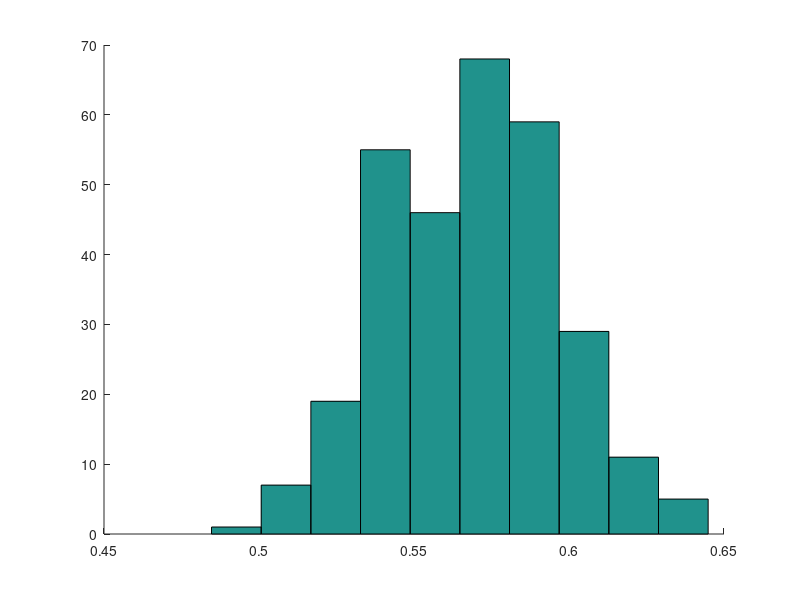

Write the MATLAB code that produced this figure. (Note: this script raises an error after producing the figure.)
%Asymmetri

%Simulering vanlig Brownsk, sannolikhet f??r olika asymmetrier d?? man m??ter p?? 193
%partiklar
clc;clf; clearvars
hold on
N_steps=1000; %Antal steg f??r varje partikel
N_trials=193; %antal partiklar
M_trials=300; %antal m??tserier med N_trials antal partiklar

Asym_mean_sim=zeros(M_trials,1);

for j=1:M_trials
    
Asym_sim_upper=zeros(N_trials,1); %F??r att ta medelv??rdet av senare i t??ljaren
Asym_sim_lower=zeros(N_trials,1); %F??r att ta medelv??rdet av senare i n??mnaren
    
for i=1:N_trials
    X=[0; cumsum(randn(N_steps-1,1))]; %Normalf??rdelade steg, start i 0
    Y=[0; cumsum(randn(N_steps-1,1))];
    gyr = [sum(X.^2)/N_steps-(sum(X)/N_steps)^2, sum(X.*Y)/N_steps-(sum(Y)/N_steps)*(sum(X)/N_steps); 
           sum(Y.*X)/N_steps-(sum(Y)/N_steps)*(sum(X)/N_steps), sum(Y.^2)/N_steps-(sum(Y)/N_steps).^2];
    [~,D] = eig(gyr); %Egenvrden l??ng diagonalen: D(1) och D(4)

    Asym_sim_upper(i)=(D(1)-D(4))^2;
    Asym_sim_lower(i)=(D(1)+D(4))^2;
    %Asym_sim_upper(i)=(D(1)^2+D(4)^2-D(1)*D(4)); %Alternativ definition
    %Asym_sim_lower(i)=(D(1)+D(4))^2;
end

Asym_mean_sim(j)=mean(Asym_sim_upper)/mean(Asym_sim_lower); %A f??r aktuell simulering

end

hist(Asym_mean_sim) %F??rdelingen f??r A
%median(Asym_mean_sim)
mean(Asym_mean_sim) %Att j??mf??ra med tabellv??rde nedan

d=2; %dimension
Asym_litterature=2*(d+2)/(5*d+4) %D?? N_trials g??r mot o??ndligheten

%%
%Asymmetrin f??r datan

filnamn=cell(1,2);
filnamn{1}='energydepletedcells.csv';
filnamn{2}='logphasecells.csv';

Asym_data_mean=[0,0]; %Medelv??rde f??r energydepleted och logphase

for fil=1:2 %F??r att unders??ka datan f??r b??da celltyperna
    
%laddar in data
data =load(filnamn{fil});
C = separera(data);
n=length(C);%antal partiklar

Asym_data_upper=zeros(n,1); %F??r att ta medelv??rdet av senare i t??ljaren
Asym_data_lower=zeros(n,1); %F??r att ta medelv??rdet av senare i n??mnaren

for i=1:n
    X=C{i}(:,2);
    Y=C{i}(:,3);
    N_steps=length(X);
    gyr = [sum(X.^2)/N_steps-(sum(X)/N_steps)^2, sum(X.*Y)/N_steps-(sum(Y)/N_steps)*(sum(X)/N_steps); 
           sum(Y.*X)/N_steps-(sum(Y)/N_steps)*(sum(X)/N_steps), sum(Y.^2)/N_steps-(sum(Y)/N_steps).^2];
    [~,D]=eig(gyr);
    
    Asym_data_upper(i)=(D(1)-D(4))^2;
    Asym_data_lower(i)=(D(1)+D(4))^2;
    %Asym_data_upper(i)=(D(1)^2+D(4)^2-D(1)*D(4)); %Alternativ definition
    %Asym_data_lower(i)=(D(1)+D(4))^2;
end

Asym_data_mean(fil)=mean(Asym_data_upper)/mean(Asym_data_lower) %Medelv??rde f??r energydepleted och logphase

end

%%
%fBm

Asym_fBm=@(H)2-(1/(2*(H+1)^2))/(1/(2*(H+1)^2)+(2*H+1)/(4*(4*H+1))-1/(4*H+3)-(gamma(2*H+2))^2/(gamma(4*H+4)));
Asym_fBm(0.5) %f?r Wienerproces
A_find=@(H,A)abs(Asym_fBm(H)-A); %Skillnad mellan ber?knad och teoretisk

H_data=fminbnd(@(H)A_find(H,Asym_data_mean(1)),0,1)